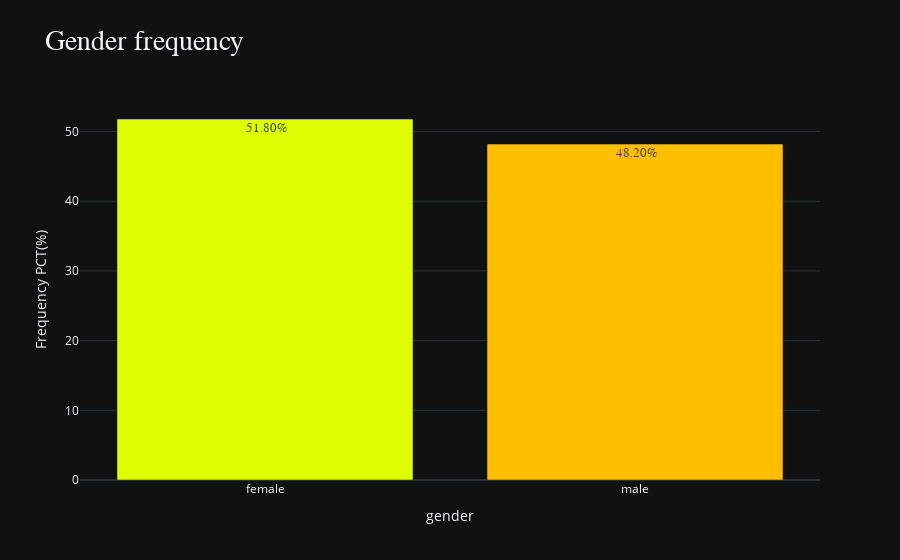

Notebook cell for this chart:
### Code cell
gender = gender[0:6]
fig = px.bar(data_frame= gender, 
       x = gender.index, 
       y = gender / sum(rating) * 100,
       color=rating.index,
       color_discrete_sequence=["#DFFF00", "#FFBF00", "#FF7F50", "#DE3163", "#9FE2BF", "#40E0D0"],
       labels = {"index": "Gender frequency", "y" : "Frequency PCT(%)"},
       title = "Gender frequency",
       text = rating.apply(lambda x: f"{x / sum(rating) * 100: 0.2f}%"),
       template = "plotly_dark",
      )


update_layout(hover_bgcolor="#111")


fig.update_traces(
    textfont = {
        "family": "tahoma",
         "size": 13,
    },
    hovertemplate= "Gender: %{label}<br>Popularity: %{value:0.2f}%"
)
iplot(fig)

### Figure 1 — Plotly figure (JSON) as saved in the notebook; plotly's stock layout.template omitted (floating-point values rounded to 4 significant figures)
{"data": [{"alignmentgroup": "True", "hovertemplate": "Gender: %{label}<br>Popularity: %{value:0.2f}%", "legendgroup": "female", "marker": {"color": "#DFFF00", "pattern": {"shape": ""}}, "name": "female", "offsetgroup": "female", "orientation": "v", "showlegend": true, "text": [" 51.80%"], "textfont": {"family": "tahoma", "size": 13}, "textposition": "auto", "type": "bar", "x": ["female"], "xaxis": "x", "y": [51.8], "yaxis": "y"}, {"alignmentgroup": "True", "hovertemplate": "Gender: %{label}<br>Popularity: %{value:0.2f}%", "legendgroup": "male", "marker": {"color": "#FFBF00", "pattern": {"shape": ""}}, "name": "male", "offsetgroup": "male", "orientation": "v", "showlegend": true, "text": [" 48.20%"], "textfont": {"family": "tahoma", "size": 13}, "textposition": "auto", "type": "bar", "x": ["male"], "xaxis": "x", "y": [48.2], "yaxis": "y"}], "layout": {"autosize": true, "barmode": "relative", "hoverlabel": {"bgcolor": "#111", "font": {"family": "tahoma", "size": 16}}, "legend": {"title": {"text": "color"}, "tracegroupgap": 0}, "showlegend": false, "title": {"font": {"family": "tahoma", "size": 28}, "text": "Gender frequency"}, "xaxis": {"anchor": "y", "autorange": true, "domain": [0, 1], "range": [-0.5, 1.5], "title": {"text": "gender"}, "type": "category"}, "yaxis": {"anchor": "x", "autorange": true, "domain": [0, 1], "range": [0, 54.53], "title": {"text": "Frequency PCT(%)"}, "type": "linear"}}}
